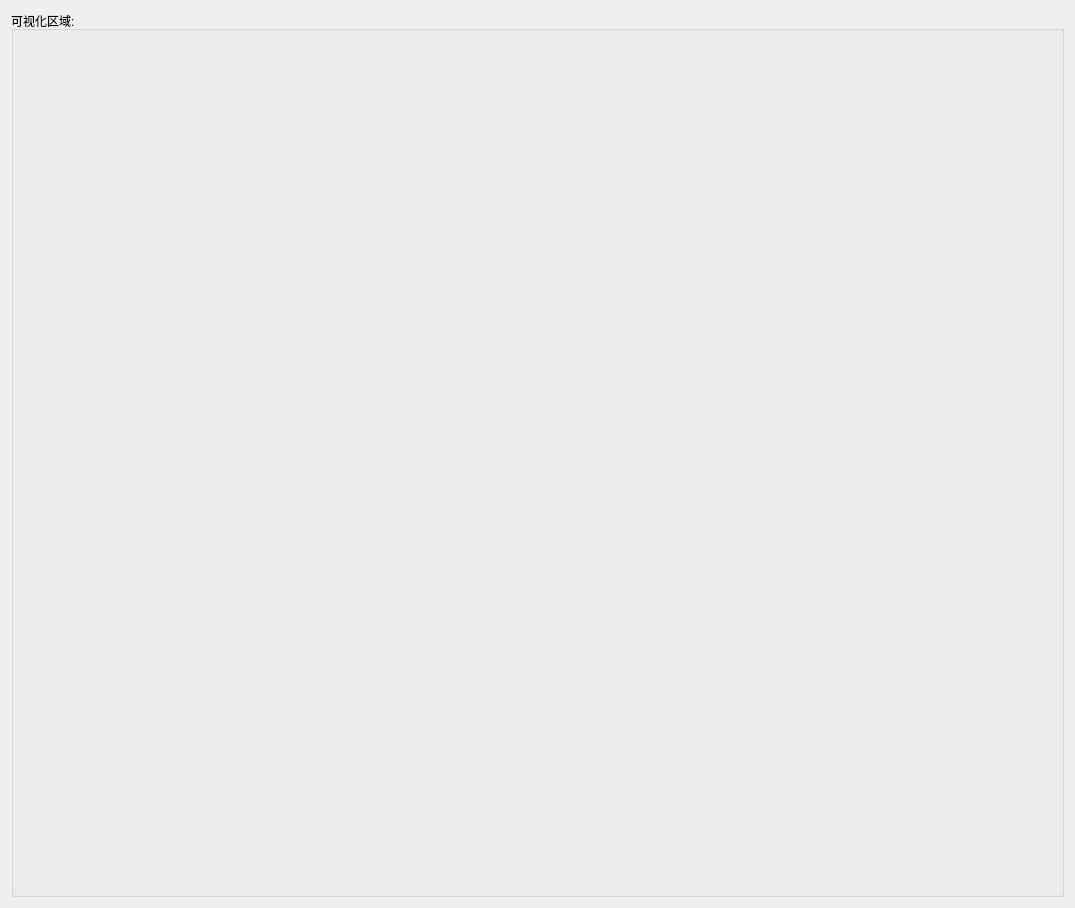
<?xml version="1.0" encoding="UTF-8"?>
<ui version="4.0">
 <class>Form</class>
 <widget class="QWidget" name="Form">
  <property name="geometry">
   <rect>
    <x>0</x>
    <y>0</y>
    <width>1075</width>
    <height>908</height>
   </rect>
  </property>
  <property name="windowTitle">
   <string>Form</string>
  </property>
  <layout class="QHBoxLayout" name="horizontalLayout">
   <item>
    <widget class="QGroupBox" name="groupbox_visualize">
     <property name="title">
      <string>可视化区域:</string>
     </property>
     <layout class="QGridLayout" name="layout"/>
    </widget>
   </item>
  </layout>
 </widget>
 <resources/>
 <connections/>
</ui>
